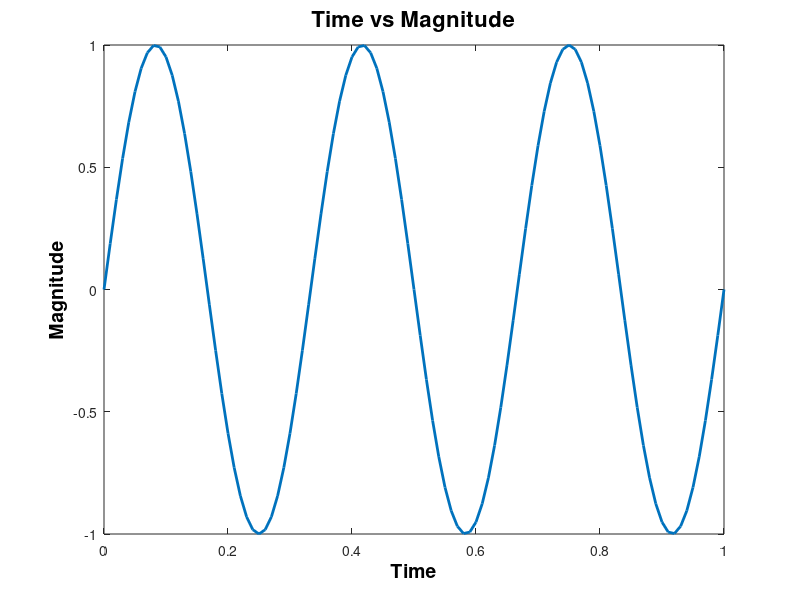

The MATLAB source for this figure: (Note: this script raises an error after producing the figure.)
clear % clear the memory
clc % clear the screen
Fn = 3; %Nyquist Frequency
Fnr = 6; %Nyquist Rate
Fs = Fnr*5; %Sampling frequency
Ts = 1 / Fs; %Sampling period
T = 1 / 3; 
N = T / Ts; %Number of samples per period
n = 0:0.01:1;
x_n=sin(2*pi*3*n);
figure('units','normalized','outerposition',[0 0 1 1])
plot(n, x_n,'LineWidth',2); %Plotting
title('Time vs Magnitude', 'FontSize',16, 'FontWeight','bold','Color','black'); %giving the figure a title
xlabel('Time','FontSize',14,'FontWeight','bold','Color','black'); %Adjusting x label title
ylabel('Magnitude','FontSize',14,'FontWeight','bold','Color','black'); %Adjusting y label title
ax = gca; %Get handle to the axes graphical objects
ax.XAxis.FontSize = 14;
ax.XAxis.FontWeight = 'bold';
ax.YAxis.FontSize = 14;
ax.YAxis.FontWeight = 'bold';
yticks(-1:0.2:1);
yt = yticks;
grid on; %adding a grid
hold on; %adding hold to plot one more figure
c_increment = 1;
start = 0;
stop = N-1;
c_n = start:c_increment:stop;
c_nTs = c_n*Ts;
cx_n = sin(2*pi*3*c_nTs);
stem (c_nTs, cx_n);
hold off;
lgd = legend('Continuous time signal','Discrete time signal'); %adding legend
lgd.FontSize = 12;
T = table(c_nTs', cx_n','VariableNames', {'Discrete Time Data', 'Discrete Magnitude Data'});
save ('Discrete_data_table.mat','T');
writetable(T,'Discrete_data_table.txt');
writetable(T,'Discrete_data_table.xls');











